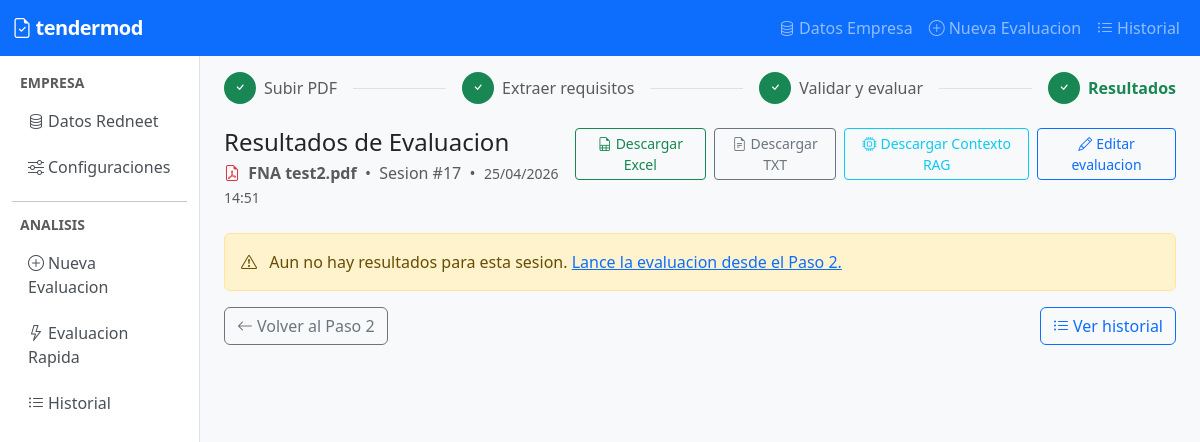
The app's page /analysis/17/results/ with its own data.
### apps/core/models.py (models this page shows, shortened)
class AnalysisSession(models.Model):
    STATUS_CHOICES = [
        ('created', 'Creado'),
        ('ingesting_pdf', 'Ingiriendo PDF'),
        ('pdf_ready', 'PDF listo'),
        ('extracted', 'Requisitos extraidos'),
        ('evaluating', 'Evaluando'),
        ('completed', 'Completado'),
        ('error', 'Error'),
    ]
    status = models.CharField(max_length=20, choices=STATUS_CHOICES, default='created')
    pdf_filename = models.CharField(max_length=255, blank=True)
    experience_requirements_json = models.TextField(blank=True)
    indicators_requirements_json = models.TextField(blank=True)
    general_info_text = models.TextField(blank=True)
    celery_task_id = models.CharField(max_length=255, blank=True)
    created_at = models.DateTimeField(auto_now_add=True)
    updated_at = models.DateTimeField(auto_now=True)
    class Meta:
        ordering = ['-created_at']

### apps/analysis/views.py (the view, shortened to what this page needs)
# urls.py: path('<int:pk>/results/', views.analysis_results, name='results'),
def analysis_results(request, pk):
    session = get_object_or_404(AnalysisSession, pk=pk)
    result = None
    exp_result = None
    ind_result = None
    try:
        result = session.result
    except AnalysisResult.DoesNotExist:
        pass
    context = {
        'session': session,
        'result': result,
        'exp_result': exp_result,
        'ind_result': ind_result,
    }
    return render(request, 'analysis/results.html', context)

### templates/analysis/results.html (shortened to what this page needs)
{% extends "base.html" %}
{% load static %}
{% load currency_filters %}
{% block content %}
<div class="d-flex align-items-center gap-2 mb-4">
    <span class="step-badge bg-success text-white"><i class="bi bi-check"></i></span>
    <span class="text-muted">Subir PDF</span>
    <div class="flex-grow-1 border-top mx-2"></div>
    <span class="step-badge bg-success text-white"><i class="bi bi-check"></i></span>
    <span class="text-muted">Extraer requisitos</span>
    <div class="flex-grow-1 border-top mx-2"></div>
    <span class="step-badge bg-success text-white"><i class="bi bi-check"></i></span>
    <span class="text-muted">Validar y evaluar</span>
    <div class="flex-grow-1 border-top mx-2"></div>
    <span class="step-badge bg-success text-white"><i class="bi bi-check"></i></span>
    <span class="fw-semibold text-success">Resultados</span>
</div>
<div class="d-flex justify-content-between align-items-start mb-4">
    <div>
        <h4 class="mb-1">Resultados de Evaluacion</h4>
        <p class="text-muted mb-0">
            <i class="bi bi-file-earmark-pdf me-1 text-danger"></i>
            <strong>{{ session.pdf_filename }}</strong>
            &nbsp;&bull;&nbsp; Sesion #{{ session.pk }}
            &nbsp;&bull;&nbsp;
            <span class="text-muted small">{{ session.created_at|date:"d/m/Y H:i" }}</span>
        </p>
    </div>
    <div class="d-flex gap-2">
        <a href="{% url 'analysis:export_excel' pk=session.pk %}" class="btn btn-outline-success btn-sm">
            <i class="bi bi-file-earmark-spreadsheet me-1"></i>Descargar Excel
        </a>
        <a href="{% url 'analysis:export_text' pk=session.pk %}" class="btn btn-outline-secondary btn-sm">
            <i class="bi bi-file-earmark-text me-1"></i>Descargar TXT
        </a>
        <a href="{% url 'analysis:export_context' pk=session.pk %}" class="btn btn-outline-info btn-sm">
            <i class="bi bi-cpu me-1"></i>Descargar Contexto RAG
        </a>
        <a href="{% url 'analysis:step2' pk=session.pk %}" class="btn btn-outline-primary btn-sm">
            <i class="bi bi-pencil me-1"></i>Editar evaluacion
        </a>
    </div>
</div>
{% if not result %}
<div class="alert alert-warning">
    <i class="bi bi-exclamation-triangle me-2"></i>
    Aun no hay resultados para esta sesion.
    <a href="{% url 'analysis:step2' pk=session.pk %}">Lance la evaluacion desde el Paso 2.</a>
</div>
{% endif %}
<div class="d-flex justify-content-between align-items-center mt-2">
    <a href="{% url 'analysis:step2' pk=session.pk %}" class="btn btn-outline-secondary">
        <i class="bi bi-arrow-left me-1"></i>Volver al Paso 2
    </a>
    <a href="{% url 'analysis:list' %}" class="btn btn-outline-primary">
        <i class="bi bi-list-ul me-1"></i>Ver historial
    </a>
</div>
{% endblock %}

### templates/base.html (style rules this page uses)
body { background-color: #f8f9fa; }
.step-badge { width: 2rem; height: 2rem; border-radius: 50%; display: inline-flex; align-items: center; justify-content: center; font-weight: 700; font-size: 0.85rem; }

### records on screen
AnalysisSession: pdf_filename "FNA test2.pdf", pk "17", created_at "25/04/2026 14:51"
